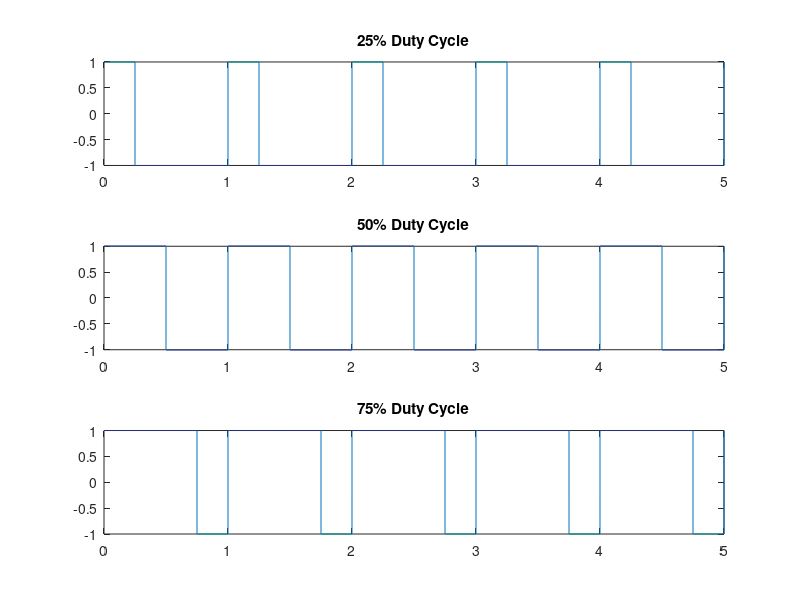

The MATLAB source for this figure:
clear all;
close all;
clc;
k = 0:0.0001:5;
a = square((2*pi*k),25);
b = square((2*pi*k),50);
c = square((2*pi*k),75);
subplot(3,1,1)
plot(k,a);
title('25% Duty Cycle');
subplot(3,1,2);
plot(k,b);
title('50% Duty Cycle');
subplot(3,1,3);
plot(k,c);
title('75% Duty Cycle');
